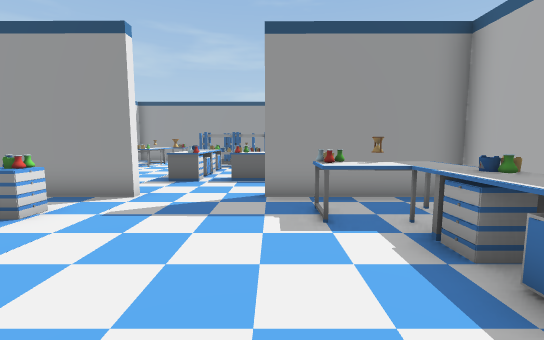
view 1 (above)

23 first-person views from a walk through a scene from a Unity 3-D project. The camera is 1.3 m above the floor, tilts 6° down and sees 90° across. The floor is counted in squares, 1 m on a side. Each view is taken from the middle of a square. On the plan, view 1 faces up. The plan holds only what a view shows up to about 13 squares ahead; the rest is blank. The player character is not drawn. Some animated figures are left out.

view 2
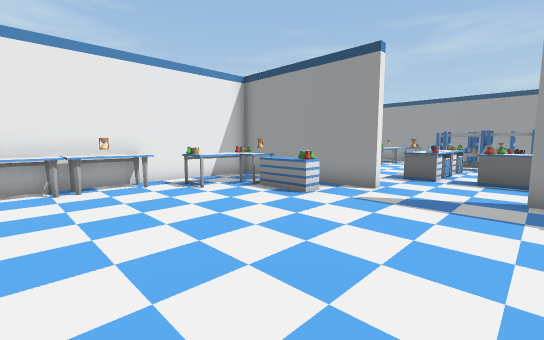

view 3
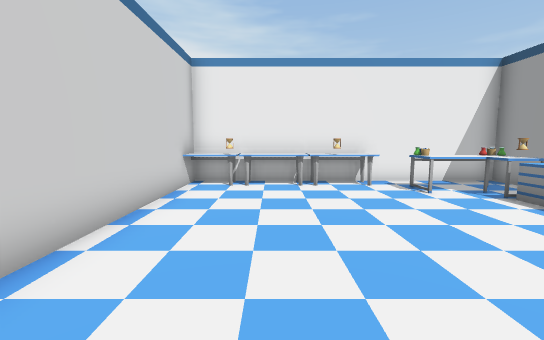

view 4
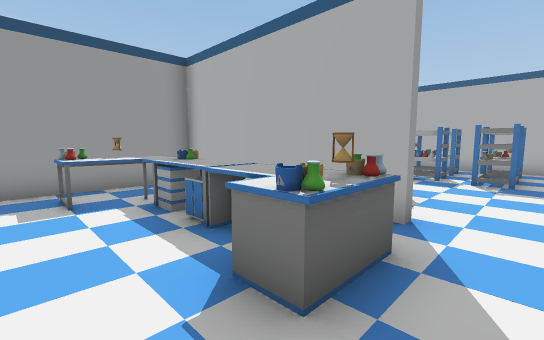

view 5
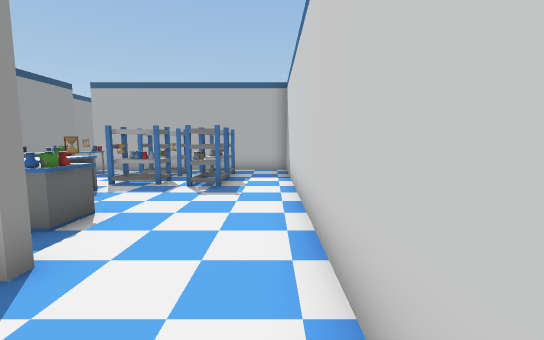

view 6
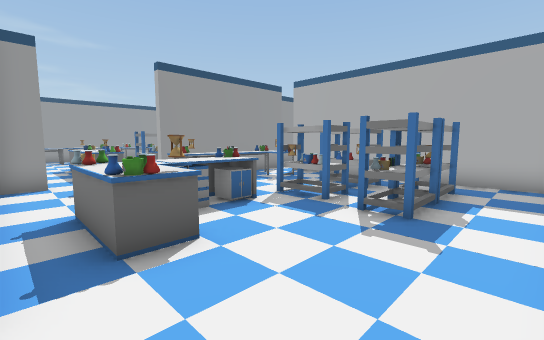

view 7
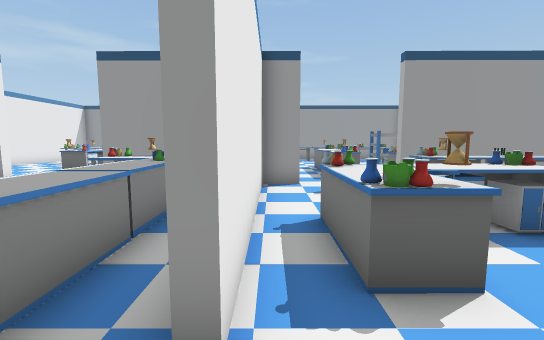

view 8
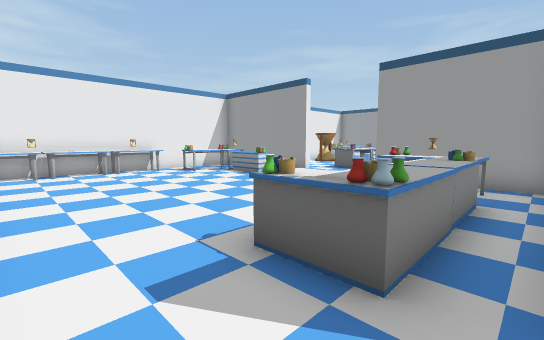

view 9
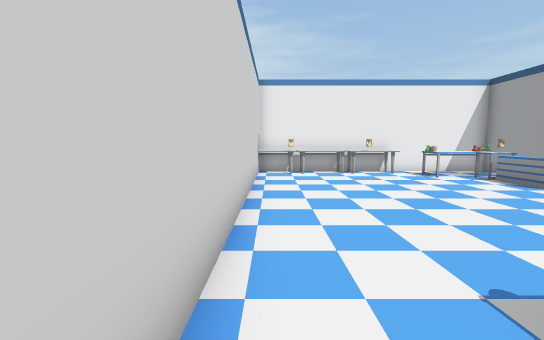

view 10
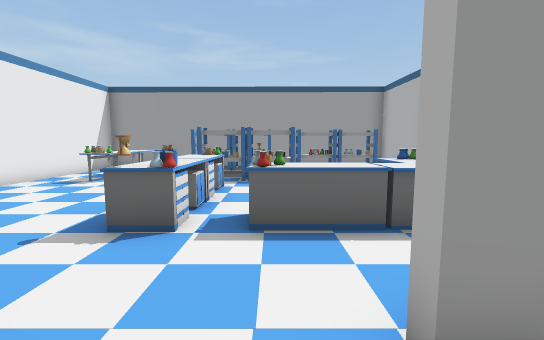

view 11
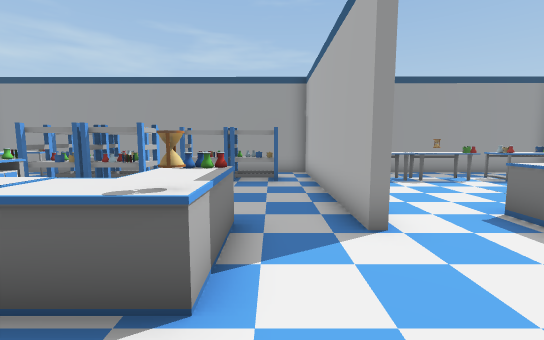

view 12
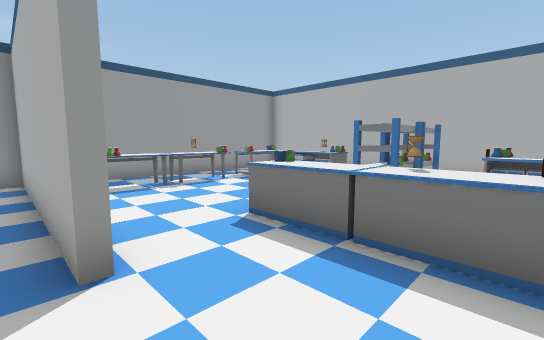

view 13
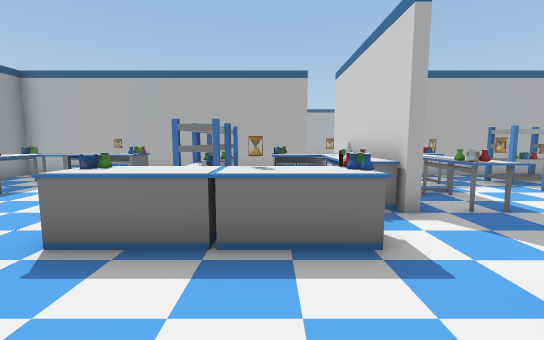

view 14
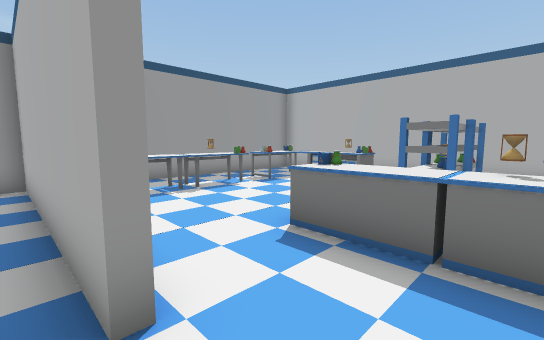

view 15
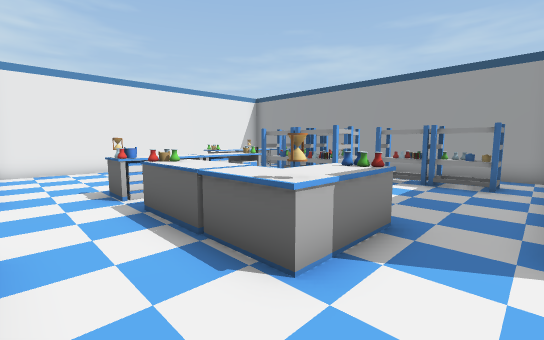

view 16
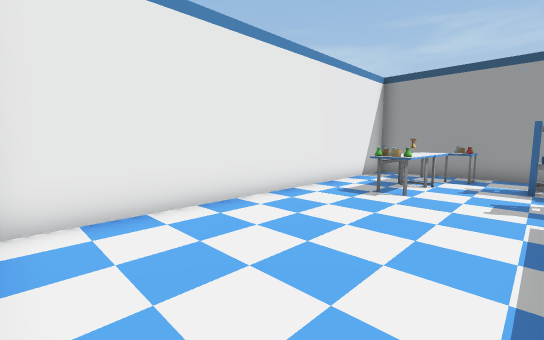

view 17
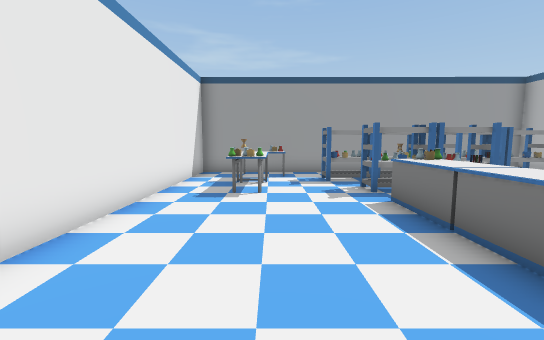

view 18
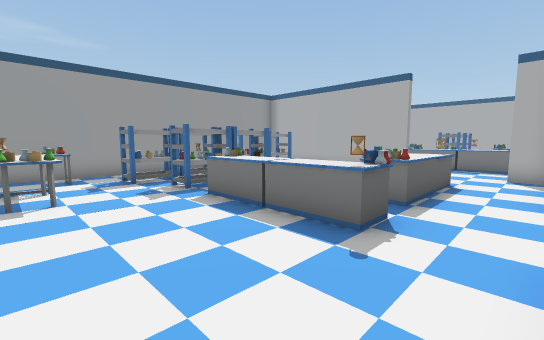

view 19
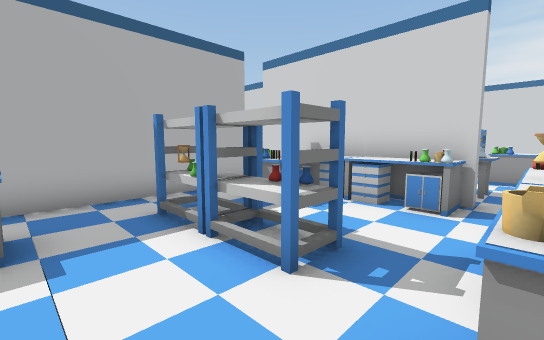

view 20
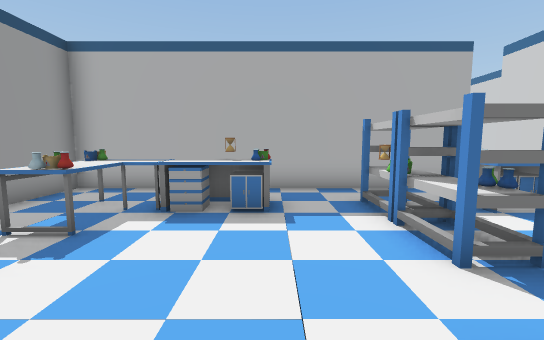

view 21
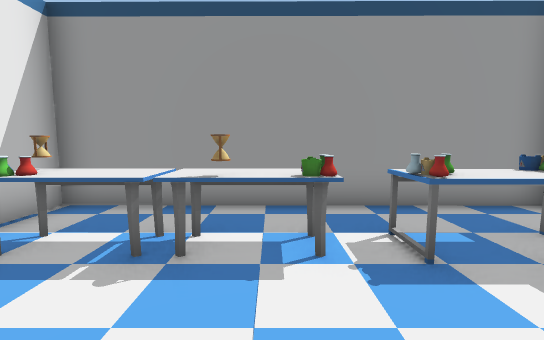

view 22
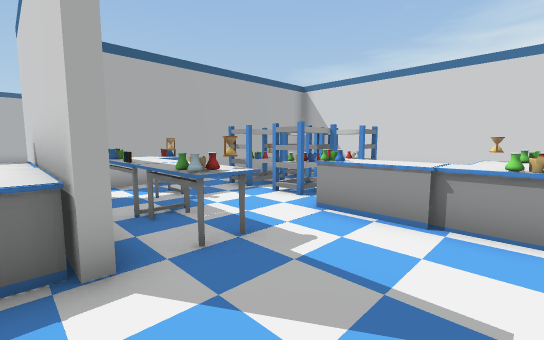

view 23
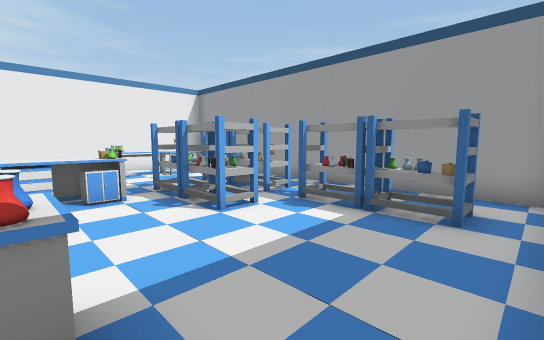

### Floor plan
Ten units are one square. View 1 is at (0, 0); x grows to the right and y downward. Boxes are objects, and circles mark ways between rooms. Rooms are numbered by the first view taken in them; rooms with no view inside come last. Other rooms are left out.
<svg viewBox="-94 -190 248 233">
<path fill="none" stroke="#000" d="M-32 -63 -89 -63 -89 36 66 37M44 6 44 -63 -2 -63M-2 -63 -2 -67M44 -109 44 -185 -89 -185 -89 -69M44 -69 44 -79M89 -63 89 -66 149 -65M145 -76 145 -184 47 -185 47 -171M66 37 143 37M145 38 145 -51M59 -63 47 -63 47 6M149 -62 89 -63"/>
<rect x="-85" y="25" width="10" height="10" fill="#bbb"><title>desk</title></rect>
<rect x="-85" y="15" width="10" height="10" fill="#bbb"><title>other object</title></rect>
<rect x="-85" y="5" width="10" height="10" fill="#bbb"><title>desk</title></rect>
<rect x="-85" y="-5" width="10" height="10" fill="#bbb"><title>desk</title></rect>
<rect x="-85" y="-15" width="10" height="10" fill="#bbb"><title>other object</title></rect>
<rect x="-85" y="-25" width="10" height="10" fill="#bbb"><title>desk</title></rect>
<rect x="-85" y="-55" width="20" height="20" fill="#bbb"><title>desk</title></rect>
<rect x="-75" y="-35" width="10" height="10" fill="#bbb"><title>other object</title></rect>
<rect x="-75" y="-55" width="10" height="10" fill="#bbb"><title>other object</title></rect>
<rect x="-65" y="-55" width="10" height="20" fill="#bbb"><title>other object</title></rect>
<rect x="-55" y="-45" width="10" height="10" fill="#bbb"><title>other object</title></rect>
<rect x="-55" y="-55" width="10" height="10" fill="#bbb"><title>other object</title></rect>
<rect x="-45" y="-55" width="10" height="10" fill="#bbb"><title>other object</title></rect>
<rect x="-5" y="-55" width="10" height="10" fill="#bbb"><title>other object</title></rect>
<rect x="5" y="5" width="10" height="10" fill="#bbb"><title>other object</title></rect>
<rect x="5" y="-55" width="10" height="20" fill="#bbb"><title>desk</title></rect>
<rect x="15" y="15" width="10" height="10" fill="#bbb"><title>other object</title></rect>
<rect x="15" y="5" width="10" height="10" fill="#bbb"><title>other object</title></rect>
<rect x="15" y="-15" width="20" height="20" fill="#bbb"><title>desk</title></rect>
<rect x="15" y="-45" width="20" height="30" fill="#bbb"><title>desk</title></rect>
<rect x="15" y="-55" width="10" height="10" fill="#bbb"><title>other object</title></rect>
<rect x="25" y="-5" width="10" height="20" fill="#bbb"><title>other object</title></rect>
<rect x="25" y="-35" width="10" height="10" fill="#bbb"><title>other object</title></rect>
<rect x="25" y="-55" width="10" height="10" fill="#bbb"><title>desk</title></rect>
<rect x="35" y="-35" width="10" height="10" fill="#bbb"><title>other object</title></rect>
<rect x="-85" y="-145" width="10" height="10" fill="#bbb"><title>other object</title></rect>
<rect x="-75" y="-135" width="10" height="10" fill="#bbb"><title>other object</title></rect>
<rect x="-75" y="-145" width="10" height="10" fill="#bbb"><title>other object</title></rect>
<rect x="-75" y="-155" width="20" height="20" fill="#bbb"><title>desk</title></rect>
<rect x="-75" y="-165" width="10" height="10" fill="#bbb"><title>other object</title></rect>
<rect x="-75" y="-185" width="20" height="30" fill="#bbb"><title>desk</title></rect>
<rect x="-65" y="-185" width="10" height="10" fill="#bbb"><title>other object</title></rect>
<rect x="-55" y="-185" width="10" height="10" fill="#bbb"><title>other object</title></rect>
<rect x="-45" y="-135" width="10" height="10" fill="#bbb"><title>other object</title></rect>
<rect x="-45" y="-175" width="20" height="20" fill="#bbb"><title>shelf</title></rect>
<rect x="-35" y="-85" width="10" height="10" fill="#bbb"><title>other object</title></rect>
<rect x="-35" y="-95" width="10" height="10" fill="#bbb"><title>other object</title></rect>
<rect x="-35" y="-105" width="20" height="20" fill="#bbb"><title>desk</title></rect>
<rect x="-35" y="-135" width="10" height="30" fill="#bbb"><title>desk</title></rect>
<rect x="-35" y="-155" width="20" height="20" fill="#bbb"><title>shelf</title></rect>
<rect x="-25" y="-175" width="20" height="20" fill="#bbb"><title>shelf</title></rect>
<rect x="-15" y="-85" width="10" height="10" fill="#bbb"><title>other object</title></rect>
<rect x="-15" y="-105" width="20" height="20" fill="#bbb"><title>desk</title></rect>
<rect x="-15" y="-155" width="20" height="20" fill="#bbb"><title>shelf</title></rect>
<rect x="-5" y="-175" width="20" height="20" fill="#bbb"><title>shelf</title></rect>
<rect x="5" y="-115" width="20" height="30" fill="#bbb"><title>desk</title></rect>
<rect x="15" y="-95" width="10" height="10" fill="#bbb"><title>other object</title></rect>
<rect x="15" y="-175" width="20" height="20" fill="#bbb"><title>shelf</title></rect>
<rect x="55" y="-175" width="20" height="20" fill="#bbb"><title>desk</title></rect>
<rect x="55" y="-175" width="10" height="10" fill="#bbb"><title>other object</title></rect>
<rect x="65" y="-95" width="20" height="20" fill="#bbb"><title>desk</title></rect>
<rect x="65" y="-115" width="20" height="20" fill="#bbb"><title>desk</title></rect>
<rect x="75" y="-75" width="10" height="10" fill="#bbb"><title>other object</title></rect>
<rect x="75" y="-95" width="10" height="10" fill="#bbb"><title>other object</title></rect>
<rect x="75" y="-125" width="10" height="10" fill="#bbb"><title>other object</title></rect>
<rect x="75" y="-165" width="10" height="10" fill="#bbb"><title>other object</title></rect>
<rect x="75" y="-175" width="30" height="20" fill="#bbb"><title>desk</title></rect>
<rect x="85" y="-85" width="30" height="20" fill="#bbb"><title>desk</title></rect>
<rect x="85" y="-85" width="10" height="10" fill="#bbb"><title>other object</title></rect>
<rect x="85" y="-165" width="10" height="10" fill="#bbb"><title>other object</title></rect>
<rect x="95" y="-115" width="20" height="20" fill="#bbb"><title>shelf</title></rect>
<rect x="105" y="-155" width="10" height="10" fill="#bbb"><title>other object</title></rect>
<rect x="105" y="-165" width="10" height="10" fill="#bbb"><title>other object</title></rect>
<rect x="105" y="-175" width="30" height="20" fill="#bbb"><title>desk</title></rect>
<rect x="115" y="-75" width="10" height="10" fill="#bbb"><title>other object</title></rect>
<rect x="115" y="-95" width="20" height="30" fill="#bbb"><title>desk</title></rect>
<rect x="115" y="-115" width="20" height="20" fill="#bbb"><title>shelf</title></rect>
<rect x="115" y="-155" width="20" height="30" fill="#bbb"><title>desk</title></rect>
<rect x="115" y="-175" width="10" height="10" fill="#bbb"><title>other object</title></rect>
<rect x="125" y="-95" width="10" height="10" fill="#bbb"><title>other object</title></rect>
<rect x="125" y="-125" width="10" height="10" fill="#bbb"><title>other object</title></rect>
<rect x="125" y="-135" width="10" height="10" fill="#bbb"><title>other object</title></rect>
<rect x="125" y="-145" width="10" height="10" fill="#bbb"><title>other object</title></rect>
<rect x="125" y="-175" width="10" height="10" fill="#bbb"><title>other object</title></rect>
<rect x="55" y="5" width="10" height="10" fill="#bbb"><title>other object</title></rect>
<rect x="55" y="-25" width="20" height="30" fill="#bbb"><title>desk</title></rect>
<rect x="55" y="-35" width="10" height="10" fill="#bbb"><title>other object</title></rect>
<rect x="65" y="-35" width="30" height="20" fill="#bbb"><title>desk</title></rect>
<rect x="85" y="-15" width="10" height="10" fill="#bbb"><title>other object</title></rect>
<rect x="85" y="-45" width="10" height="10" fill="#bbb"><title>other object</title></rect>
<rect x="85" y="-55" width="30" height="10" fill="#bbb"><title>desk</title></rect>
<rect x="95" y="5" width="20" height="10" fill="#bbb"><title>shelf</title></rect>
<rect x="95" y="-25" width="20" height="20" fill="#bbb"><title>shelf</title></rect>
<rect x="115" y="5" width="20" height="10" fill="#bbb"><title>shelf</title></rect>
<rect x="115" y="-25" width="20" height="20" fill="#bbb"><title>shelf</title></rect>
<rect x="115" y="-45" width="10" height="10" fill="#bbb"><title>other object</title></rect>
<rect x="115" y="-55" width="10" height="10" fill="#bbb"><title>desk</title></rect>
<rect x="125" y="-35" width="10" height="10" fill="#bbb"><title>other object</title></rect>
<rect x="125" y="-45" width="10" height="10" fill="#bbb"><title>other object</title></rect>
<rect x="125" y="-55" width="10" height="10" fill="#bbb"><title>other object</title></rect>
<rect x="135" y="-45" width="10" height="10" fill="#bbb"><title>other object</title></rect>
<rect x="135" y="-55" width="10" height="10" fill="#bbb"><title>other object</title></rect>
<circle cx="-20" cy="-60" r="3" fill="#2a7"/>
<circle cx="57" cy="20" r="3" fill="#2a7"/>
<circle cx="53" cy="-90" r="3" fill="#2a7"/>
<circle cx="60" cy="-80" r="3" fill="#2a7"/>
<circle cx="75" cy="-65" r="3" fill="#2a7"/>
<text x="-20" y="-10">1</text>
<text x="-20" y="-120">2</text>
<text x="100" y="-130">3</text>
<text x="100" y="-10">4</text>
</svg>
Room 1 opens to room 2. Room 1 opens to room 4. Room 2 opens to room 3. Room 2 opens to room 4. Room 3 opens to room 4.

Where each view was taken, in squares from view 1:
view 1: 0 up, 0 right, facing up
view 2: 1 down, 0 right, facing up-left
view 3: 1 down, 0 right, facing left
view 4: 2 down, 0 right, facing up-right
view 5: 3 down, 2 right, facing right
view 6: 3 down, 5 right, facing up-right
view 7: 2 down, 5 right, facing up
view 8: 3 down, 4 right, facing up-left
view 9: 3 down, 3 right, facing left
view 10: 5 up, 1 left, facing up
view 11: 7 up, 3 right, facing up
view 12: 8 up, 4 right, facing up-right
view 13: 9 up, 4 right, facing right
view 14: 9 up, 4 right, facing up-right
view 15: 7 up, 4 right, facing up-left
view 16: 7 up, 4 left, facing up-left
view 17: 7 up, 6 left, facing up
view 18: 7 up, 7 left, facing up-right
view 19: 13 up, 8 right, facing down-right
view 20: 13 up, 7 right, facing right
view 21: 13 up, 9 right, facing up
view 22: 7 up, 6 right, facing down-right
view 23: 11 up, 4 right, facing up-left
